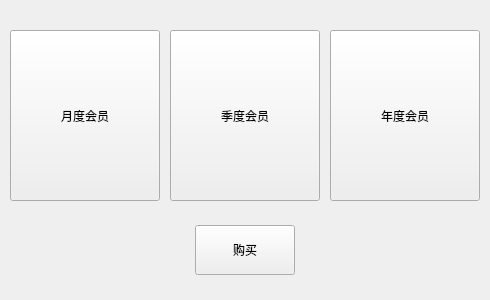
<?xml version="1.0" encoding="UTF-8"?>
<ui version="4.0">
 <class>PurchaseMembership</class>
 <widget class="QWidget" name="PurchaseMembership">
  <property name="geometry">
   <rect>
    <x>0</x>
    <y>0</y>
    <width>490</width>
    <height>300</height>
   </rect>
  </property>
  <property name="windowTitle">
   <string>Form</string>
  </property>
  <widget class="QPushButton" name="pushButton">
   <property name="geometry">
    <rect>
     <x>10</x>
     <y>30</y>
     <width>150</width>
     <height>171</height>
    </rect>
   </property>
   <property name="text">
    <string>月度会员</string>
   </property>
  </widget>
  <widget class="QPushButton" name="pushButton_2">
   <property name="geometry">
    <rect>
     <x>170</x>
     <y>30</y>
     <width>150</width>
     <height>171</height>
    </rect>
   </property>
   <property name="text">
    <string>季度会员</string>
   </property>
  </widget>
  <widget class="QPushButton" name="pushButton_3">
   <property name="geometry">
    <rect>
     <x>330</x>
     <y>30</y>
     <width>150</width>
     <height>171</height>
    </rect>
   </property>
   <property name="text">
    <string>年度会员</string>
   </property>
  </widget>
  <widget class="QPushButton" name="pushButton_4">
   <property name="geometry">
    <rect>
     <x>195</x>
     <y>225</y>
     <width>100</width>
     <height>50</height>
    </rect>
   </property>
   <property name="text">
    <string>购买</string>
   </property>
  </widget>
 </widget>
 <resources/>
 <connections/>
</ui>
